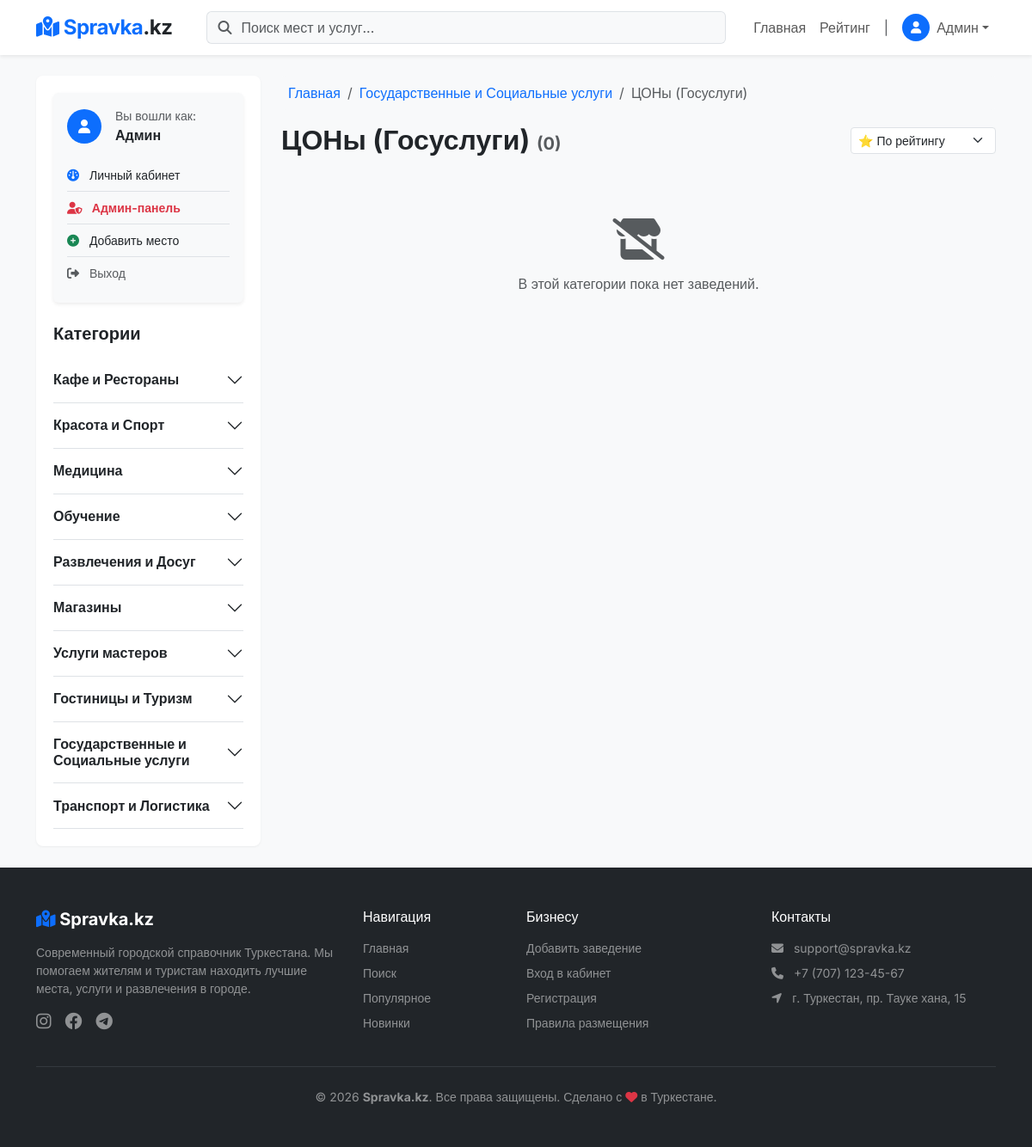
Screenshot of /category.php?slug=con-public-services (signed in) with the database file from the repository.
### tables this page shows
CREATE TABLE `categories` (
  `cat_id` int(11) UNSIGNED NOT NULL,
  `cat_name` varchar(255) NOT NULL,
  `cat_slug` varchar(255) NOT NULL,
  `cat_parent_id` int(11) UNSIGNED DEFAULT NULL
);

### back/functions.php (called while the page is built, shortened)
<?php
function is_logged_in() {
    return isset($_SESSION['user_id']);
}
function h($str) {
    return htmlspecialchars($str, ENT_QUOTES, 'UTF-8');
}
?>

### category.php (the view, shortened to what this page needs)
<?php
require_once 'templates/header.php';
require_once 'templates/sidebar.php';
$slug = $_GET['slug'] ?? '';
$sort = $_GET['sort'] ?? 'rating';
$page = isset($_GET['page']) ? (int)$_GET['page'] : 1;
$limit = 9;
$offset = ($page - 1) * $limit;
echo '<div class="col-md-9">';
$stmt = $pdo->prepare("SELECT * FROM categories WHERE cat_slug = ?");
$stmt->execute([$slug]);
$category = $stmt->fetch();
$cat_ids = [$category['cat_id']];
$parent = null;
if ($category['cat_parent_id'] === NULL) {
    $stmtChildren = $pdo->prepare("SELECT * FROM categories WHERE cat_parent_id = ? ORDER BY cat_name");
    $stmtChildren->execute([$category['cat_id']]);
    $subcategories = $stmtChildren->fetchAll();
    foreach ($subcategories as $sub) {
        $cat_ids[] = $sub['cat_id'];
    }
} else {
    $stmtParent = $pdo->prepare("SELECT * FROM categories WHERE cat_id = ?");
    $stmtParent->execute([$category['cat_parent_id']]);
    $parent = $stmtParent->fetch();
}
$placeholders = str_repeat('?,', count($cat_ids) - 1) . '?';
$sql = "SELECT p.* FROM post p
        JOIN s_categories sc ON p.post_id = sc.post_id
        WHERE sc.cat_id IN ($placeholders) AND p.status = 1 ";
$sql .= "GROUP BY p.post_id ";
switch ($sort) {
    default: $sql .= "ORDER BY p.rating_avg DESC, p.rating_count DESC "; break;
}
$sql .= "LIMIT $limit OFFSET $offset";
$stmtPosts = $pdo->prepare($sql);
$stmtPosts->execute($cat_ids);
$posts = $stmtPosts->fetchAll();
$sqlCount = "SELECT COUNT(DISTINCT p.post_id) FROM post p
             JOIN s_categories sc ON p.post_id = sc.post_id
             WHERE sc.cat_id IN ($placeholders) AND p.status = 1";
$stmtCount = $pdo->prepare($sqlCount);
$stmtCount->execute($cat_ids);
$total_posts = $stmtCount->fetchColumn();
?>
<nav aria-label="breadcrumb">
  <ol class="breadcrumb bg-light p-2 rounded">
    <li class="breadcrumb-item"><a href="index.php" class="text-decoration-none">Главная</a></li>
    <?php if ($parent): ?>
        <li class="breadcrumb-item">
            <a href="category.php?slug=<?= h($parent['cat_slug']) ?>" class="text-decoration-none"><?= h($parent['cat_name']) ?></a>
        </li>
    <?php endif; ?>
    <li class="breadcrumb-item active" aria-current="page"><?= h($category['cat_name']) ?></li>
  </ol>
</nav>
<div class="d-flex justify-content-between align-items-center mb-4 flex-wrap gap-2">
    <h2 class="fw-bold mb-0"><?= h($category['cat_name']) ?> <span class="text-muted fs-5">(<?= $total_posts ?>)</span></h2>
    <form method="GET" class="d-flex align-items-center">
        <select name="sort" class="form-select form-select-sm" onchange="this.form.submit()" style="width: auto; min-width: 150px;">
            <option value="rating" <?= $sort == 'rating' ? 'selected' : '' ?>>⭐ По рейтингу</option>
        </select>
    </form>
</div>
<div class="row">
    <?php if (empty($posts)): ?>
        <div class="col-12 py-5 text-center text-muted">
            <i class="fa-solid fa-store-slash fa-3x mb-3"></i>
            <p>В этой категории пока нет заведений.</p>
        </div>
    <?php else: ?>
        <?php foreach ($posts as $post): ?>
            <?php include 'templates/card.php'; ?>
        <?php endforeach; ?>
    <?php endif; ?>
</div>
<?php
echo '</div>';
require_once 'templates/footer.php';
?>

### templates/sidebar.php (shortened to what this page needs)
<div class="col-md-3 mb-4">
    <div class="sidebar">
        <?php
        if (is_logged_in()):
        ?>
        <div class="card shadow-sm border-0 mb-4 bg-light">
            <div class="card-body p-3">
                <div class="d-flex align-items-center mb-3">
                    <div class="bg-primary text-white rounded-circle d-flex justify-content-center align-items-center me-3" style="width: 40px; height: 40px;">
                        <i class="fa-solid fa-user"></i>
                    </div>
                    <div>
                        <small class="text-muted d-block">Вы вошли как:</small>
                        <div class="fw-bold text-truncate" style="max-width: 140px;">
                            <?= h($_SESSION['user_name']) ?>
                        </div>
                    </div>
                </div>
                <div class="list-group list-group-flush bg-transparent small">
                    <a href="dashboard.php" class="list-group-item list-group-item-action bg-transparent px-0 py-2 border-bottom">
                        <i class="fa-solid fa-gauge me-2 text-primary"></i> Личный кабинет
                    </a>
                    <?php if($_SESSION['user_type'] === 'admin'): ?>
                        <a href="admin.php" class="list-group-item list-group-item-action bg-transparent px-0 py-2 fw-bold text-danger border-bottom">
                            <i class="fa-solid fa-user-shield me-2"></i> Админ-панель
                        </a>
                    <?php endif; ?>
                    <?php if($_SESSION['user_type'] === 'admin' || $_SESSION['user_type'] === 'owner'): ?>
                        <a href="add.php" class="list-group-item list-group-item-action bg-transparent px-0 py-2 border-bottom">
                            <i class="fa-solid fa-plus-circle me-2 text-success"></i> Добавить место
                        </a>
                    <?php endif; ?>
                    <a href="login.php?logout=1" class="list-group-item list-group-item-action bg-transparent px-0 py-2 text-muted">
                        <i class="fa-solid fa-right-from-bracket me-2"></i> Выход
                    </a>
                </div>
            </div>
        </div>
        <?php endif; ?>
        <h5 class="mb-3 fw-bold">Категории</h5>
        <?php
        $stmt = $pdo->query("SELECT * FROM categories ORDER BY cat_id ASC");
        $allCats = $stmt->fetchAll();
        $tree = [];
        $children = [];
        foreach ($allCats as $cat) {
            if ($cat['cat_parent_id'] === NULL) {
                $tree[$cat['cat_id']] = $cat;
                $tree[$cat['cat_id']]['subs'] = [];
            } else {
                $children[] = $cat;
            }
        }
        foreach ($children as $child) {
            if (isset($tree[$child['cat_parent_id']])) {
                $tree[$child['cat_parent_id']]['subs'][] = $child;
            }
        }
        ?>
        <div class="accordion accordion-flush" id="accordionSidebar">
            <?php foreach($tree as $parent): ?>
                <div class="accordion-item bg-transparent border-0 border-bottom">
                    <h2 class="accordion-header" id="heading-<?= $parent['cat_id'] ?>">
                        <?php if(empty($parent['subs'])): ?>
                            <a href="category.php?slug=<?= h($parent['cat_slug']) ?>" class="accordion-button collapsed shadow-none bg-transparent text-decoration-none text-dark fw-bold px-0 d-block">
                                <?= h($parent['cat_name']) ?>
                            </a>
                        <?php else: ?>
                            <button class="accordion-button collapsed shadow-none bg-transparent px-0 text-dark fw-bold" type="button" data-bs-toggle="collapse" data-bs-target="#collapse-<?= $parent['cat_id'] ?>" aria-expanded="false">
                                <?= h($parent['cat_name']) ?>
                            </button>
                        <?php endif; ?>
                    </h2>
                </div>
            <?php endforeach; ?>
        </div>
    </div>
</div>

### assets/style.css (style rules this page uses)
body { background-color: #f4f7f6; font-family: 'Segoe UI', Tahoma, Geneva, Verdana, sans-serif; }
.sidebar { background: #fff; padding: 20px; border-radius: 8px; box-shadow: 0 1px 3px rgba(0,0,0,0.05); }

### templates/header.php (style rules this page uses)
body { font-family: 'Inter', sans-serif; background-color: #f8f9fa; }

### rows the page displays
categories: cat_name "Кафе и Рестораны"
categories: cat_name "Красота и Спорт"
categories: cat_name "Медицина"
categories: cat_name "Обучение"
categories: cat_name "Развлечения и Досуг"
categories: cat_name "Магазины"
categories: cat_name "Услуги мастеров"
categories: cat_name "Гостиницы и Туризм"
categories: cat_name "Государственные и Социальные услуги"
categories: cat_name "Транспорт и Логистика"
categories: cat_name "ЦОНы (Госуслуги)"

### other values shown
$_SESSION['user_name'] "Админ"
$total_posts "0"
